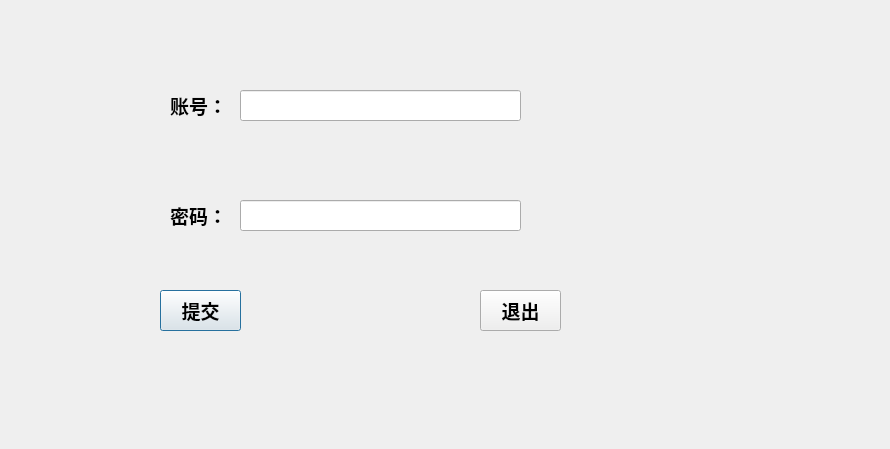
<?xml version="1.0" encoding="UTF-8"?>
<ui version="4.0">
 <class>loginWindow</class>
 <widget class="QDialog" name="loginWindow">
  <property name="geometry">
   <rect>
    <x>0</x>
    <y>0</y>
    <width>890</width>
    <height>449</height>
   </rect>
  </property>
  <property name="windowTitle">
   <string>loginWindow</string>
  </property>
  <widget class="QLabel" name="imgLabel">
   <property name="geometry">
    <rect>
     <x>0</x>
     <y>0</y>
     <width>731</width>
     <height>391</height>
    </rect>
   </property>
   <property name="text">
    <string/>
   </property>
   <property name="pixmap">
    <pixmap>:/background.png</pixmap>
   </property>
  </widget>
  <widget class="QLabel" name="AccountLabel">
   <property name="geometry">
    <rect>
     <x>170</x>
     <y>80</y>
     <width>71</width>
     <height>50</height>
    </rect>
   </property>
   <property name="font">
    <font>
     <family>新宋体</family>
     <pointsize>14</pointsize>
     <weight>75</weight>
     <italic>false</italic>
     <bold>true</bold>
     <underline>false</underline>
     <strikeout>false</strikeout>
     <kerning>true</kerning>
    </font>
   </property>
   <property name="accessibleDescription">
    <string/>
   </property>
   <property name="autoFillBackground">
    <bool>false</bool>
   </property>
   <property name="text">
    <string>账号：</string>
   </property>
  </widget>
  <widget class="QLineEdit" name="AccountEdit">
   <property name="geometry">
    <rect>
     <x>240</x>
     <y>90</y>
     <width>281</width>
     <height>31</height>
    </rect>
   </property>
   <property name="font">
    <font>
     <pointsize>12</pointsize>
     <weight>75</weight>
     <bold>true</bold>
    </font>
   </property>
   <property name="cursor">
    <cursorShape>PointingHandCursor</cursorShape>
   </property>
  </widget>
  <widget class="QLabel" name="CodeLabel">
   <property name="geometry">
    <rect>
     <x>170</x>
     <y>190</y>
     <width>71</width>
     <height>50</height>
    </rect>
   </property>
   <property name="font">
    <font>
     <family>新宋体</family>
     <pointsize>14</pointsize>
     <weight>75</weight>
     <italic>false</italic>
     <bold>true</bold>
     <underline>false</underline>
     <strikeout>false</strikeout>
     <kerning>true</kerning>
    </font>
   </property>
   <property name="accessibleDescription">
    <string/>
   </property>
   <property name="autoFillBackground">
    <bool>false</bool>
   </property>
   <property name="text">
    <string>密码：</string>
   </property>
  </widget>
  <widget class="QLineEdit" name="CodeEdit">
   <property name="geometry">
    <rect>
     <x>240</x>
     <y>200</y>
     <width>281</width>
     <height>31</height>
    </rect>
   </property>
   <property name="font">
    <font>
     <pointsize>12</pointsize>
     <weight>75</weight>
     <bold>true</bold>
    </font>
   </property>
  </widget>
  <widget class="QPushButton" name="SubmitButton">
   <property name="geometry">
    <rect>
     <x>160</x>
     <y>290</y>
     <width>81</width>
     <height>41</height>
    </rect>
   </property>
   <property name="font">
    <font>
     <pointsize>14</pointsize>
     <weight>75</weight>
     <bold>true</bold>
    </font>
   </property>
   <property name="cursor">
    <cursorShape>PointingHandCursor</cursorShape>
   </property>
   <property name="text">
    <string>提交</string>
   </property>
  </widget>
  <widget class="QPushButton" name="cancelButton">
   <property name="geometry">
    <rect>
     <x>480</x>
     <y>290</y>
     <width>81</width>
     <height>41</height>
    </rect>
   </property>
   <property name="font">
    <font>
     <pointsize>14</pointsize>
     <weight>75</weight>
     <bold>true</bold>
    </font>
   </property>
   <property name="cursor">
    <cursorShape>PointingHandCursor</cursorShape>
   </property>
   <property name="text">
    <string>退出</string>
   </property>
  </widget>
 </widget>
 <layoutdefault spacing="6" margin="11"/>
 <resources/>
 <connections/>
</ui>
